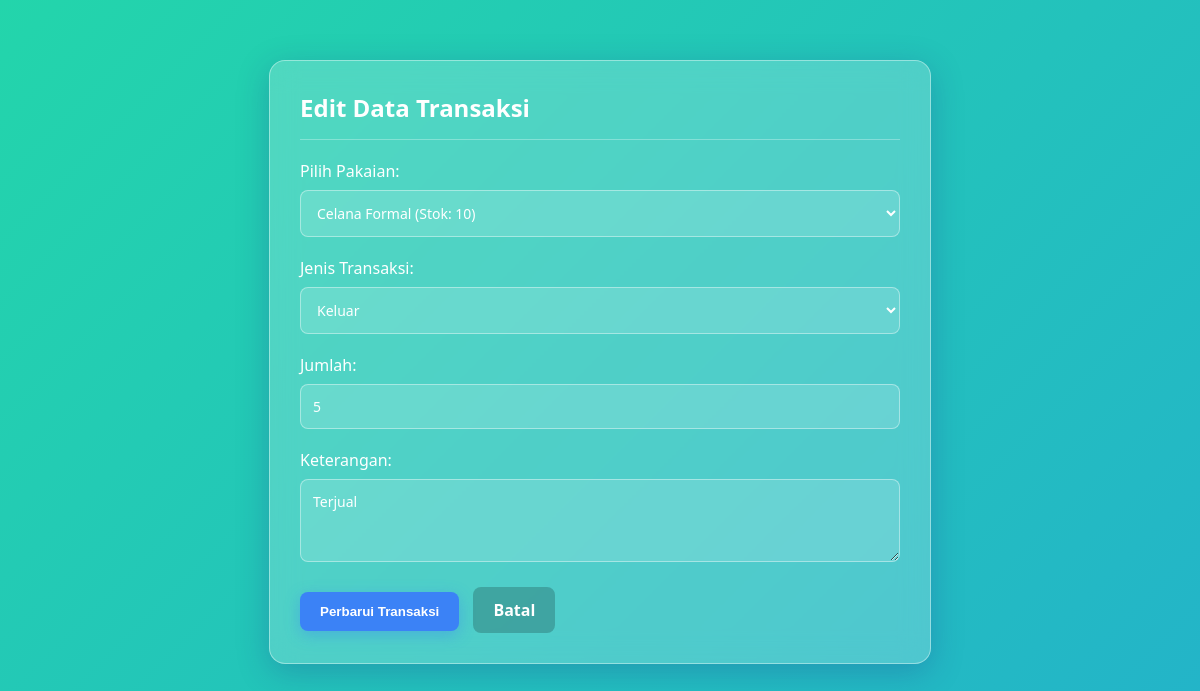
The page /inventaris_pakaian/transaksi_edit.php?id=2 (signed in) on the database its author committed.
### tables this page shows
CREATE TABLE `transaksi` (
  `id_transaksi` int(11) NOT NULL,
  `id_pakaian` int(11) DEFAULT NULL,
  `jenis_transaksi` enum('Masuk','Keluar') NOT NULL,
  `jumlah` int(11) NOT NULL,
  `tanggal_transaksi` datetime DEFAULT current_timestamp(),
  `keterangan` text DEFAULT NULL,
  `id_admin` int(11) DEFAULT NULL
);

### inventaris_pakaian/transaksi_edit.php (the view, shortened to what this page needs)
<?php
include 'koneksi.php';
$id_transaksi = $_GET['id'];
$query_trx = mysqli_query($koneksi, "SELECT * FROM transaksi WHERE id_transaksi = '$id_transaksi'");
$trx = mysqli_fetch_assoc($query_trx);
?>
<!DOCTYPE html>
<html lang="id">
<head>
</head>
<body>
<div class="container">
    <h2>Edit Data Transaksi</h2>
    <form method="POST">
        <div class="form-group">
            <label>Pilih Pakaian:</label>
            <select name="id_pakaian" required>
                <?php
                $p = mysqli_query($koneksi, "SELECT * FROM pakaian");
                while ($row = mysqli_fetch_assoc($p)) {
                    $selected = ($row['id_pakaian'] == $trx['id_pakaian']) ? "selected" : "";
                    echo "<option value='".$row['id_pakaian']."' $selected>".$row['nama_pakaian']." (Stok: ".$row['stok'].")</option>";
                }
                ?>
            </select>
        </div>
        <div class="form-group">
            <label>Jenis Transaksi:</label>
            <select name="jenis_transaksi" required>
                <option value="Keluar" <?= ($trx['jenis_transaksi'] == 'Keluar') ? 'selected' : ''; ?>>Keluar</option>
            </select>
        </div>
        <div class="form-group">
            <label>Jumlah:</label>
            <input type="number" name="jumlah" min="1" value="<?= $trx['jumlah']; ?>" required>
        </div>
        <div class="form-group">
            <label>Keterangan:</label>
            <textarea name="keterangan" rows="3"><?= htmlspecialchars($trx['keterangan']); ?></textarea>
        </div>
        <button type="submit" name="update">Perbarui Transaksi</button>
        <a href="transaksi.php" class="btn-batal">Batal</a>
    </form>
</div>
</body>
</html>

### inventaris_pakaian/transaksi_edit.php (style rules this page uses)
body { font-family: 'Segoe UI', Tahoma, Geneva, Verdana, sans-serif; background: linear-gradient(-45deg, #eebd52, #3ce797, #23a6d5, #23d5ab); background-size: 400% 400%; animation: gradientBG 15s ease infinite; min-height: 100vh; margin: 0; padding: 20px; color: #fff; }
.container { background: rgba(255, 255, 255, 0.2); backdrop-filter: blur(14px); -webkit-backdrop-filter: blur(14px); border: 1px solid rgba(255, 255, 255, 0.4); padding: 30px; border-radius: 16px; max-width: 600px; margin: 40px auto; box-shadow: 0 8px 32px 0 rgba(31, 38, 135, 0.25); }
h2 { border-bottom: 1px solid rgba(255,255,255,0.3); padding-bottom: 15px; margin-top: 0; }
label { display: block; margin-bottom: 8px; font-weight: 500; }
input[type="number"], textarea, select { width: 100%; padding: 12px; border-radius: 8px; border: 1px solid rgba(255, 255, 255, 0.4); background: rgba(255, 255, 255, 0.15); color: #fff; box-sizing: border-box; outline: none; font-family: inherit; font-size: 14px; transition: 0.3s; }
select option { background: #333; color: #fff; }
textarea { resize: vertical; }
button { background: #3b82f6; color: white; border: none; padding: 12px 20px; border-radius: 8px; font-weight: bold; cursor: pointer; box-shadow: 0 4px 15px rgba(59, 130, 246, 0.4); transition: 0.3s; }
.btn-batal { background: rgba(0,0,0,0.2); color: #fff; padding: 12px 20px; border-radius: 8px; text-decoration: none; font-weight: bold; display: inline-block; margin-left: 10px; transition: 0.3s; }
.form-group { margin-bottom: 20px; }

### rows shown on the page
transaksi: jenis_transaksi "Keluar", jumlah "5", keterangan "Terjual"

### other values the page prints
form field id_pakaian "Celana Formal (Stok: 10)"
